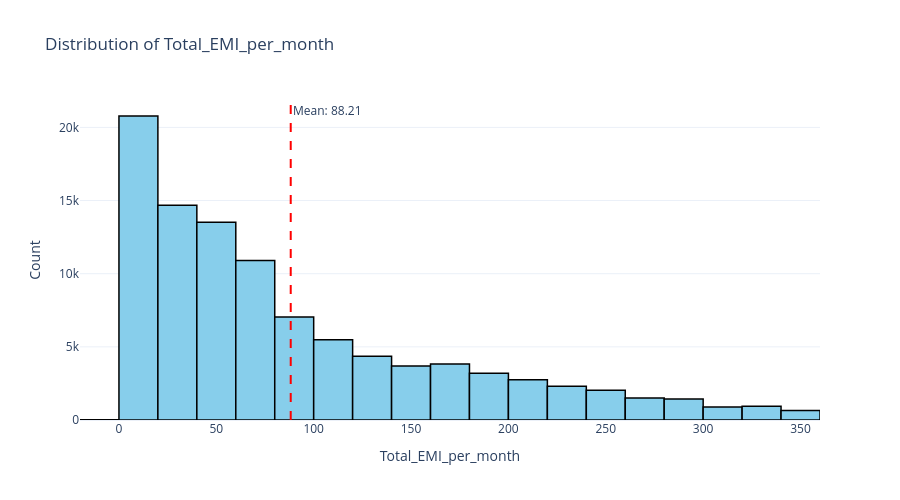

The cell this chart's notebook holds for it:
### Markdown cell above
# <font color = 'red'> Análisis

### Code cell
# Los montos de las cuotas oscilan de -1 a 357 dólares
# la cuota mediana es de USD 62 y la promedio de USD 83.

plot_histogram(df, 'Total_EMI_per_month', figsize=(900, 500))

### Figure 1 — Plotly figure (JSON) as saved in the notebook; plotly's stock layout.template omitted (floating-point values rounded to 4 significant figures; data arrays with more than 128 entries replaced by an {"elided": "..."} marker saying what was removed)
{"data": [{"bingroup": "x", "hovertemplate": "Total_EMI_per_month=%{x}<br>count=%{y}<extra></extra>", "legendgroup": "", "marker": {"color": "skyblue", "line": {"color": "black", "width": 1.5}, "pattern": {"shape": ""}}, "name": "", "nbinsx": 20, "orientation": "v", "showlegend": false, "type": "histogram", "x": {"elided": "100000 float values"}, "xaxis": "x", "yaxis": "y"}], "layout": {"annotations": [{"showarrow": false, "text": "Mean: 88.21", "x": 88.21, "xanchor": "left", "xref": "x", "y": 1, "yanchor": "top", "yref": "y domain"}], "barmode": "relative", "height": 500, "legend": {"tracegroupgap": 0}, "shapes": [{"line": {"color": "red", "dash": "dash"}, "type": "line", "x0": 88.21, "x1": 88.21, "xref": "x", "y0": 0, "y1": 1, "yref": "y domain"}], "title": {"text": "Distribution of Total_EMI_per_month"}, "width": 900, "xaxis": {"anchor": "y", "domain": [0, 1], "title": {"text": "Total_EMI_per_month"}}, "yaxis": {"anchor": "x", "domain": [0, 1], "title": {"text": "Count"}}}}
